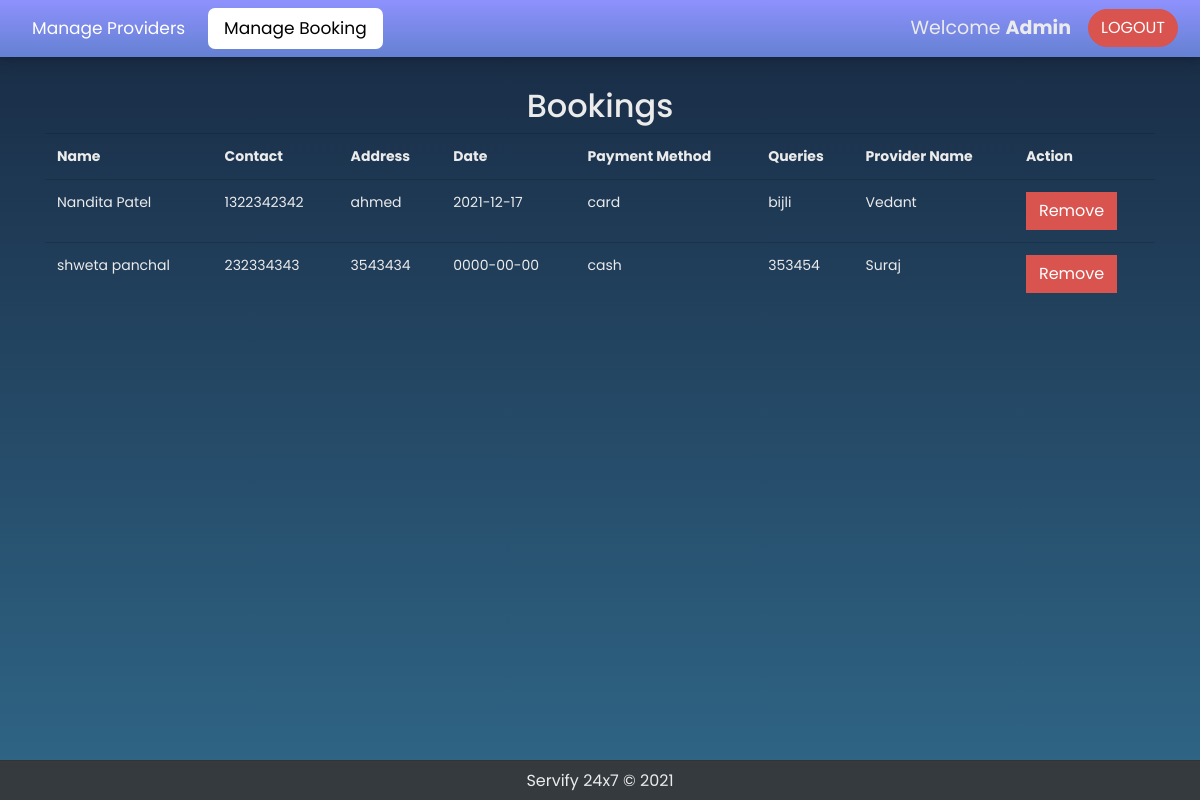
The app's page /admin.php (signed in), older data.
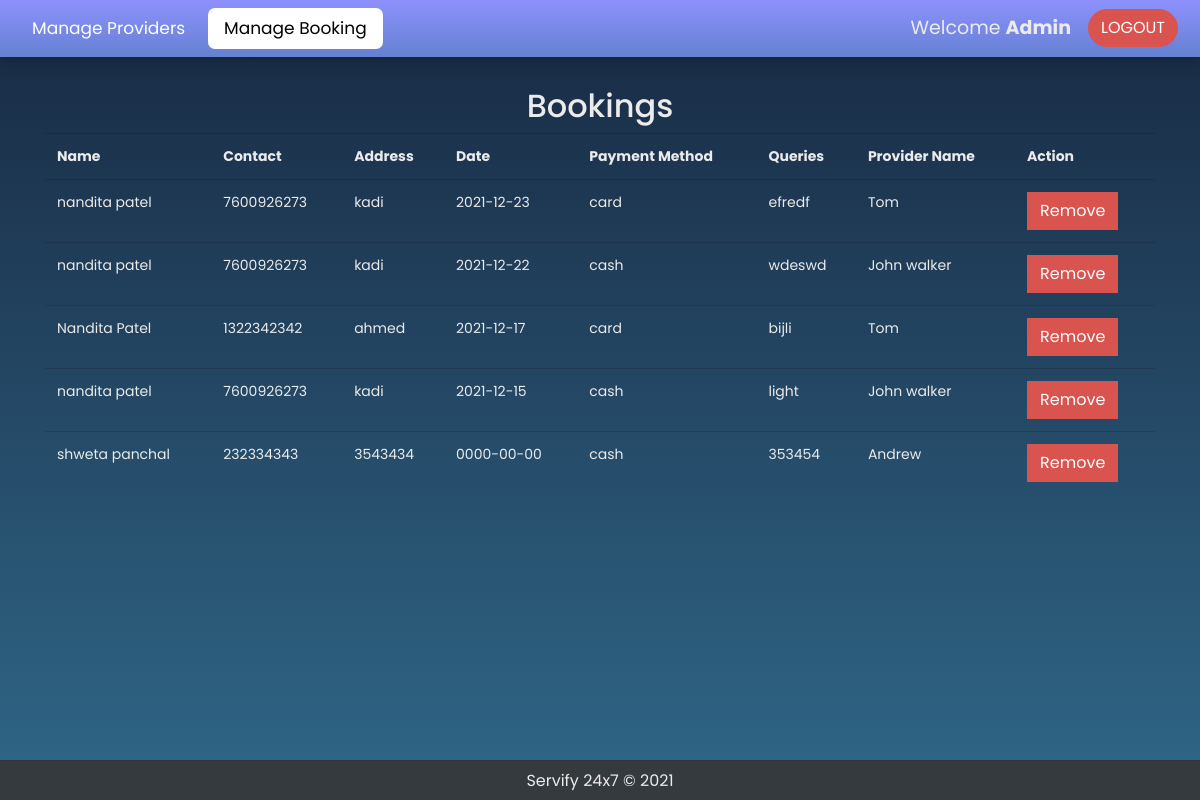
The same page, newer data.
### tables this page shows
CREATE TABLE `bookings` (
  `id` int(10) UNSIGNED NOT NULL,
  `provider_id` int(10) UNSIGNED NOT NULL,
  `fname` varchar(255) NOT NULL,
  `lname` varchar(255) NOT NULL,
  `email` varchar(255) NOT NULL,
  `contact` varchar(20) NOT NULL,
  `adder` varchar(255) NOT NULL,
  `date` date NOT NULL,
  `payment` varchar(30) NOT NULL,
  `queries` varchar(255) NOT NULL,
  `status` varchar(255) NOT NULL
);

CREATE TABLE `providers` (
  `id` int(10) UNSIGNED NOT NULL,
  `name` varchar(255) NOT NULL,
  `contact` varchar(20) NOT NULL,
  `email` varchar(255) NOT NULL,
  `descr` varchar(1000) NOT NULL,
  `adder1` varchar(255) NOT NULL,
  `adder2` varchar(255) NOT NULL,
  `city` varchar(50) NOT NULL,
  `password` varchar(255) NOT NULL,
  `photo` varchar(255) NOT NULL,
  `profession` varchar(255) NOT NULL,
  `rating` varchar(255) NOT NULL
);

### scripts/DB.php (called while the page is built, shortened)
<?php
class DB
{
    protected static $_stmt = null;
    public static function getConnection()
    {
        try {
            $conn = new PDO("mysql:host=".self::HOST.";dbname=".self::DBNAME, self::USERNAME, self::PASSWORD, []);
            $conn->setAttribute(PDO::ATTR_ERRMODE, PDO::ERRMODE_EXCEPTION);
        } catch (PDOException $e) {
            echo $e->getMessage();
        }
        return $conn;
    }
    public static function query($sql, $params = array())
    {
        try {
            self::$_stmt = self::getConnection()->prepare($sql);
            if (empty($params)) {
                self::$_stmt->execute();
            } else {
                self::$_stmt->execute($params);
            }
            return self::$_stmt;
        } catch (PDOException $e) {
            echo $e->getMessage();
        }
    }
}

### admin.php (the view, shortened to what this page needs)
<?php
    include_once "scripts/DB.php";
    include_once "include/header.php";
    $sql = "SELECT b.*, p.name AS provider_name FROM bookings AS b, providers AS p WHERE b.provider_id = p.id ORDER BY b.date DESC";
    $bookings = DB::query($sql)->fetchAll(PDO::FETCH_OBJ);
?>
<div class="container" style="margin-top: 30px; margin-bottom: 60px;">
    <h2 class="text-center"> Bookings </h2>
    <div class="table-responsive">
        <table class="table">
            <tr>
                <th>Name</th>
                <th>Contact</th>
                <th>Address</th>
                <th>Date</th>
                <th>Payment Method</th>
                <th>Queries</th>
                <th>Provider Name</th>
                <th>Action</th>
            </tr>
            <?php foreach ($bookings as $booking): ?>
            <tr>
                <td>
                    <?= $booking->fname; ?> <?= $booking->lname; ?>
                </td>
                <td>
                    <?= $booking->contact; ?>
                </td>
                <td>
                    <?= $booking->adder; ?>
                </td>
                <td>
                    <?= $booking->date; ?>
                </td>
                <td>
                    <?= $booking->payment; ?>
                </td>
                <td>
                    <?= $booking->queries; ?>
                </td>
                <td>
                    <?= $booking->provider_name; ?>
                </td>
                <td>
                    <a class="btn btn-danger"
                        href="deletebooking.php?id=<?= $booking->id; ?>">Remove</a>
                </td>
            </tr>
            <?php endforeach; ?>
        </table>
    </div>
</div>
<?php include_once "include/footer.php";

Row changes from the older to the newer data that the page shows:
added bookings: fname "nandita", lname "patel", contact "7600926273", adder "kadi", date "2021-12-23", payment "card", queries "efredf", provider.name "Tom"
added bookings: fname "nandita", lname "patel", contact "7600926273", adder "kadi", date "2021-12-22", payment "cash", queries "wdeswd", provider.name "John walker"
changed through a linked row, bookings "Nandita": provider.name "Vedant" → "Tom"
added bookings: fname "nandita", lname "patel", contact "7600926273", adder "kadi", date "2021-12-15", payment "cash", queries "light", provider.name "John walker"
changed through a linked row, bookings "shweta": provider.name "Suraj" → "Andrew"
